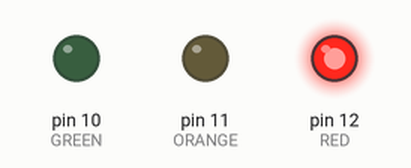
Recording of a sketch running on a simulated Arduino Uno, built with avr-gcc and run on an emulated ATmega328P. Shown: output pins drawn as LEDs (lit = HIGH).

Above: at 3.0 s.
At 8.0 s:
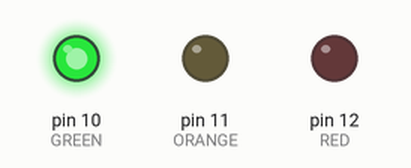
At 11.0 s:
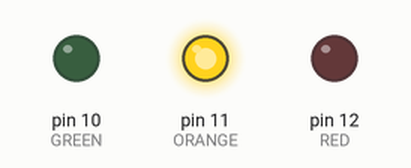
Timing chart, 0 to 15.6 s (numbered marks = the images above):
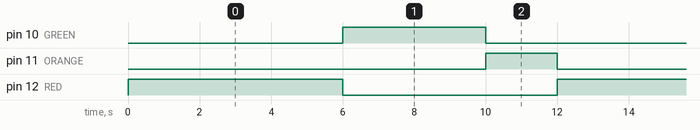

The sketch:

design_11.ino
```cpp
int RED=12;
int ORANGE=11;
int GREEN=10;

void setup() {
  pinMode(RED,OUTPUT);
  pinMode(ORANGE,OUTPUT);
  pinMode(GREEN,OUTPUT);
}

void loop() {

  digitalWrite(RED,HIGH);
  delay(6000);

  digitalWrite(RED,LOW);
  delay(0);

  digitalWrite(GREEN,HIGH);
  delay(4000);

  digitalWrite(GREEN,LOW);
  delay(0);

  digitalWrite(ORANGE,HIGH);
  delay(2000);

  digitalWrite(ORANGE,LOW);
  delay(0);
}
```

Measured:
- by itself, pin 10 (GREEN): alternates HIGH for 4.0 s and LOW for 8.0 s
- by itself, pin 11 (ORANGE): alternates HIGH for 2.0 s and LOW for 10.0 s
- by itself, pin 12 (RED): alternates HIGH for 6.0 s and LOW for 6.0 s
